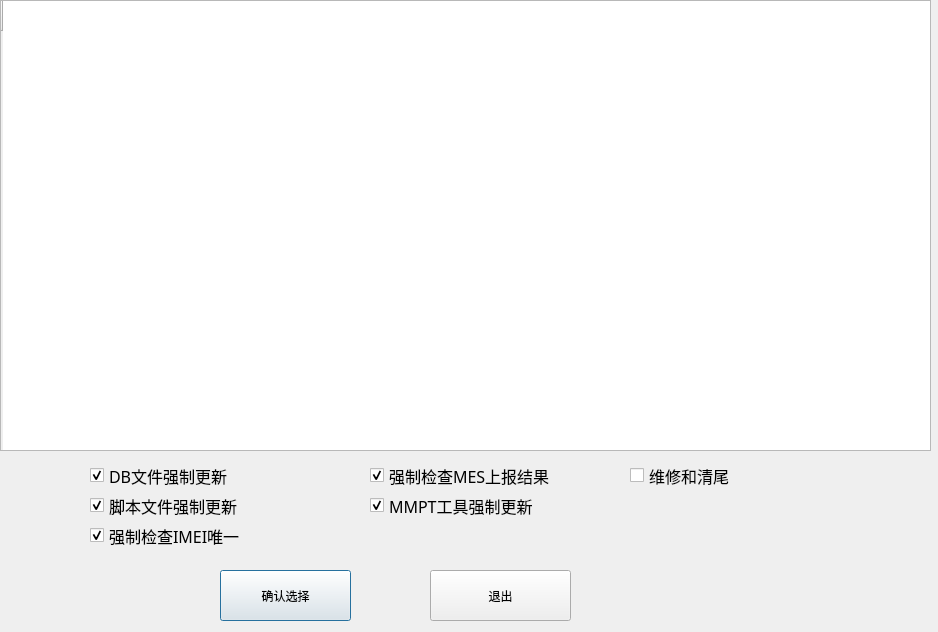
<?xml version="1.0" encoding="UTF-8"?>
<ui version="4.0">
 <class>OrderDialog</class>
 <widget class="QDialog" name="OrderDialog">
  <property name="geometry">
   <rect>
    <x>0</x>
    <y>0</y>
    <width>938</width>
    <height>632</height>
   </rect>
  </property>
  <property name="windowTitle">
   <string>订单选择</string>
  </property>
  <widget class="QTableWidget" name="order_table_widget">
   <property name="geometry">
    <rect>
     <x>0</x>
     <y>0</y>
     <width>931</width>
     <height>451</height>
    </rect>
   </property>
   <property name="acceptDrops">
    <bool>true</bool>
   </property>
   <property name="frameShadow">
    <enum>QFrame::Plain</enum>
   </property>
   <property name="editTriggers">
    <set>QAbstractItemView::NoEditTriggers</set>
   </property>
   <property name="showDropIndicator" stdset="0">
    <bool>false</bool>
   </property>
   <property name="dragDropOverwriteMode">
    <bool>false</bool>
   </property>
   <property name="alternatingRowColors">
    <bool>false</bool>
   </property>
   <property name="selectionMode">
    <enum>QAbstractItemView::SingleSelection</enum>
   </property>
   <property name="selectionBehavior">
    <enum>QAbstractItemView::SelectRows</enum>
   </property>
   <property name="showGrid">
    <bool>false</bool>
   </property>
   <property name="gridStyle">
    <enum>Qt::NoPen</enum>
   </property>
   <property name="wordWrap">
    <bool>false</bool>
   </property>
   <property name="cornerButtonEnabled">
    <bool>false</bool>
   </property>
   <attribute name="verticalHeaderVisible">
    <bool>true</bool>
   </attribute>
   <row>
    <property name="text">
     <string/>
    </property>
   </row>
  </widget>
  <widget class="QPushButton" name="ok_btn">
   <property name="geometry">
    <rect>
     <x>220</x>
     <y>570</y>
     <width>131</width>
     <height>51</height>
    </rect>
   </property>
   <property name="text">
    <string>确认选择</string>
   </property>
  </widget>
  <widget class="QPushButton" name="exit_btn">
   <property name="geometry">
    <rect>
     <x>430</x>
     <y>570</y>
     <width>141</width>
     <height>51</height>
    </rect>
   </property>
   <property name="text">
    <string>退出</string>
   </property>
  </widget>
  <widget class="QCheckBox" name="db_update_cbox">
   <property name="geometry">
    <rect>
     <x>90</x>
     <y>460</y>
     <width>191</width>
     <height>31</height>
    </rect>
   </property>
   <property name="font">
    <font>
     <family>宋体</family>
     <pointsize>12</pointsize>
    </font>
   </property>
   <property name="text">
    <string>DB文件强制更新</string>
   </property>
   <property name="checked">
    <bool>true</bool>
   </property>
  </widget>
  <widget class="QCheckBox" name="scrip_update_cbox">
   <property name="geometry">
    <rect>
     <x>90</x>
     <y>490</y>
     <width>211</width>
     <height>31</height>
    </rect>
   </property>
   <property name="font">
    <font>
     <family>宋体</family>
     <pointsize>12</pointsize>
    </font>
   </property>
   <property name="text">
    <string>脚本文件强制更新</string>
   </property>
   <property name="checked">
    <bool>true</bool>
   </property>
  </widget>
  <widget class="QCheckBox" name="check_post_cbox">
   <property name="geometry">
    <rect>
     <x>370</x>
     <y>460</y>
     <width>211</width>
     <height>31</height>
    </rect>
   </property>
   <property name="font">
    <font>
     <family>宋体</family>
     <pointsize>12</pointsize>
    </font>
   </property>
   <property name="text">
    <string>强制检查MES上报结果</string>
   </property>
   <property name="checked">
    <bool>true</bool>
   </property>
  </widget>
  <widget class="QCheckBox" name="mmpt_update_cbox">
   <property name="geometry">
    <rect>
     <x>370</x>
     <y>490</y>
     <width>211</width>
     <height>31</height>
    </rect>
   </property>
   <property name="font">
    <font>
     <family>宋体</family>
     <pointsize>12</pointsize>
    </font>
   </property>
   <property name="text">
    <string>MMPT工具强制更新</string>
   </property>
   <property name="checked">
    <bool>true</bool>
   </property>
  </widget>
  <widget class="QCheckBox" name="imei_uniq_cbox">
   <property name="geometry">
    <rect>
     <x>90</x>
     <y>520</y>
     <width>211</width>
     <height>31</height>
    </rect>
   </property>
   <property name="font">
    <font>
     <family>宋体</family>
     <pointsize>12</pointsize>
    </font>
   </property>
   <property name="text">
    <string>强制检查IMEI唯一</string>
   </property>
   <property name="checked">
    <bool>true</bool>
   </property>
  </widget>
  <widget class="QCheckBox" name="repair_cbox">
   <property name="geometry">
    <rect>
     <x>630</x>
     <y>460</y>
     <width>141</width>
     <height>31</height>
    </rect>
   </property>
   <property name="font">
    <font>
     <family>宋体</family>
     <pointsize>12</pointsize>
    </font>
   </property>
   <property name="text">
    <string>维修和清尾</string>
   </property>
   <property name="checked">
    <bool>false</bool>
   </property>
  </widget>
 </widget>
 <resources/>
 <connections/>
</ui>
